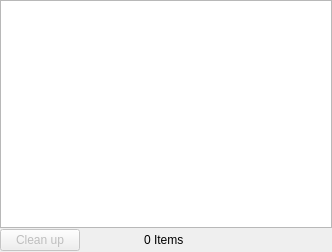
<ui version="4.0" >
 <class>DownloadDialog</class>
 <widget class="QDialog" name="DownloadDialog" >
  <property name="geometry" >
   <rect>
    <x>0</x>
    <y>0</y>
    <width>332</width>
    <height>252</height>
   </rect>
  </property>
  <property name="windowTitle" >
   <string>Downloads</string>
  </property>
  <layout class="QGridLayout" name="gridLayout" >
   <property name="margin" >
    <number>0</number>
   </property>
   <property name="spacing" >
    <number>0</number>
   </property>
   <item row="0" column="0" colspan="3" >
    <widget class="EditTableView" name="downloadsView" />
   </item>
   <item row="1" column="0" >
    <layout class="QHBoxLayout" name="horizontalLayout" >
     <item>
      <widget class="QPushButton" name="cleanupButton" >
       <property name="enabled" >
        <bool>false</bool>
       </property>
       <property name="text" >
        <string>Clean up</string>
       </property>
      </widget>
     </item>
     <item>
      <spacer>
       <property name="orientation" >
        <enum>Qt::Horizontal</enum>
       </property>
       <property name="sizeHint" stdset="0" >
        <size>
         <width>58</width>
         <height>24</height>
        </size>
       </property>
      </spacer>
     </item>
    </layout>
   </item>
   <item row="1" column="1" >
    <widget class="QLabel" name="itemCount" >
     <property name="text" >
      <string>0 Items</string>
     </property>
    </widget>
   </item>
   <item row="1" column="2" >
    <spacer name="horizontalSpacer" >
     <property name="orientation" >
      <enum>Qt::Horizontal</enum>
     </property>
     <property name="sizeHint" stdset="0" >
      <size>
       <width>148</width>
       <height>20</height>
      </size>
     </property>
    </spacer>
   </item>
  </layout>
 </widget>
 <customwidgets>
  <customwidget>
   <class>EditTableView</class>
   <extends>QTableView</extends>
   <header>edittableview</header>
  </customwidget>
 </customwidgets>
 <resources/>
 <connections/>
</ui>
